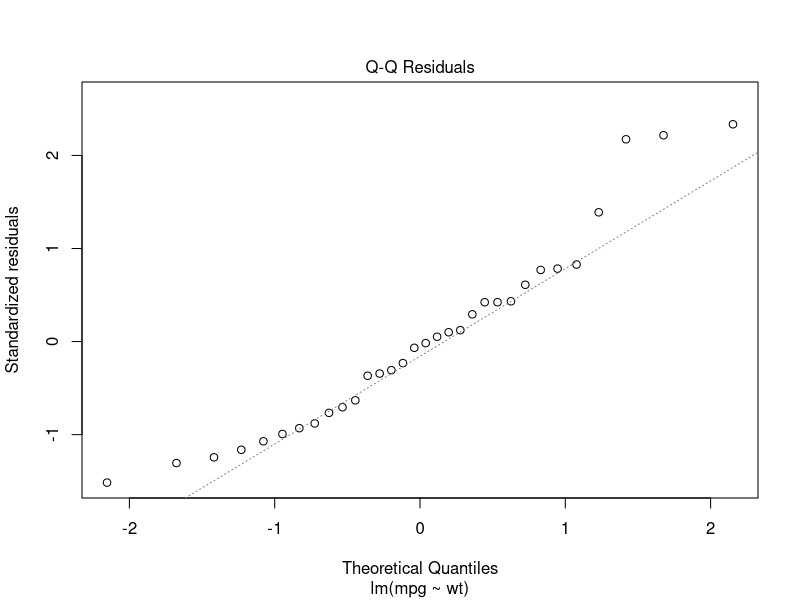
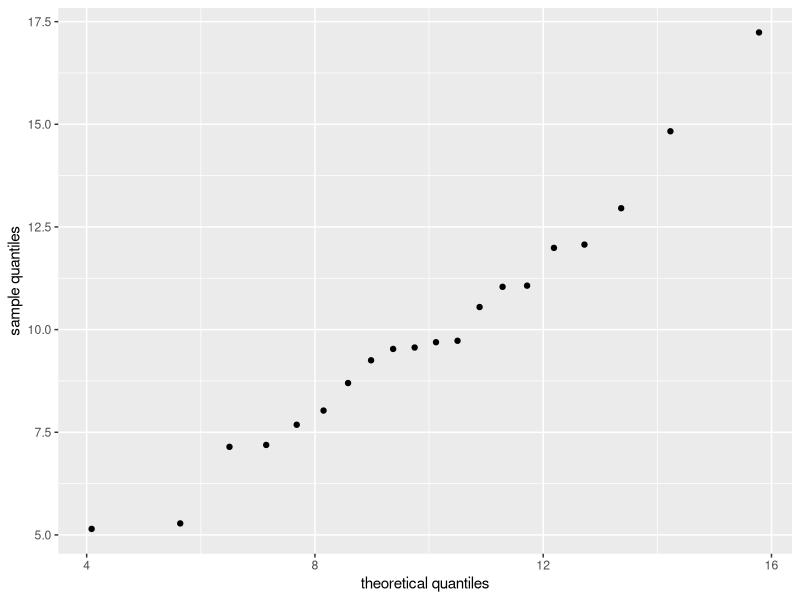
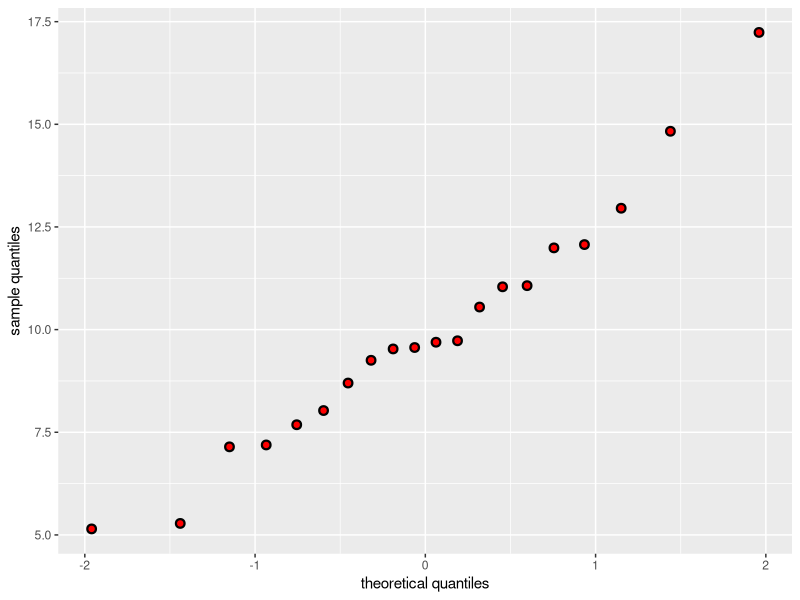
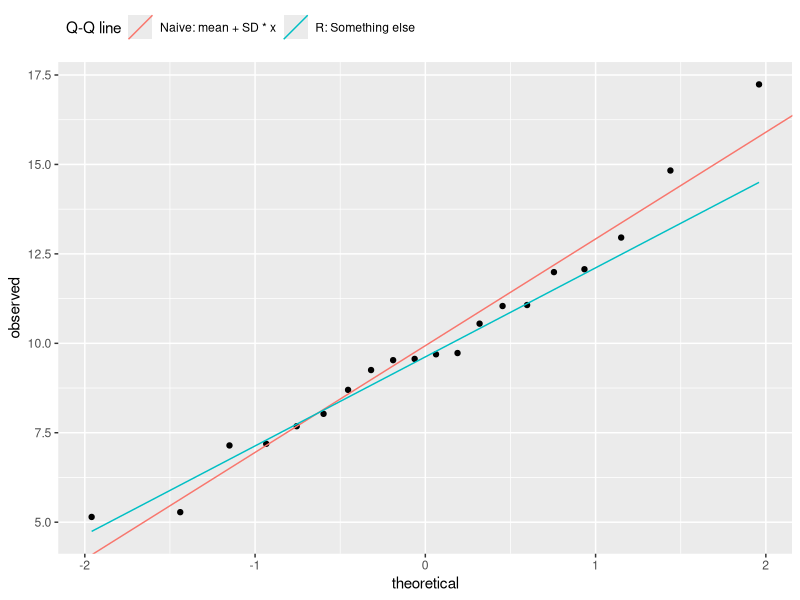

R code for these plots, in order: (Note: this script raises an error after producing the figures.)
## ---- chunk 1
knitr::opts_chunk$set(
  echo = TRUE, 
  fig.asp = NULL
)

knitr::opts_template$set(
  qq1 = list(fig.width = 3.5, fig.height = 3, out.width = "66%")
)
knitr::opts_template$set(
  qq3 = list(fig.width = 6, fig.height = 5, out.width = "80%")
)
## ---- chunk 2
plot(lm(mpg ~ wt, mtcars), which = 2, id.n = 0)
## ---- chunk 3
# generate data for this post
set.seed(20200825)
x <- sort(rnorm(20, 10, 3))

# naive quantiles
rank(x) / length(x)
## ---- chunk 4
# 0 and 1 quantiles of a normal distribution
qnorm(c(0, 1))
## ---- chunk 5
q <- (rank(x) - .5) / length(x)
q
## ---- chunk 6
ppoints
## ---- chunk 7
round(qnorm(q, 100, 15), 1)
## ---- chunk 8
qnorm(q, mean(x), sd(x))
## ---- chunk 9
library(tibble)
library(ggplot2)

d <- tibble(
  x = x, 
  quantile = ppoints(length(x)),
  x_theoretical = qnorm(q, mean(x), sd(x))
)

ggplot(d) + 
  geom_point(aes(x = x_theoretical, y = x)) +
  labs(
    x = "theoretical quantiles", 
    y = "sample quantiles"
  )
## ---- chunk 10
d$z_theoretical <- qnorm(d$quantile, 0, 1)

ggplot(d) + 
  geom_point(aes(x = z_theoretical, y = x), size = 3) +
  geom_qq(aes(sample = x), color = "red") + 
  labs(
    x = "theoretical quantiles", 
    y = "sample quantiles"
  )
## ---- chunk 11
p <- ggplot(d) + 
  geom_point(aes(x = z_theoretical, y = x)) + 
  geom_abline(
    aes(intercept = mean, slope = sd, color = "Naive: mean + SD * x"),
    data = tibble(sd = sd(d$x), mean = mean(d$x))
  ) +
  geom_qq_line(
    aes(sample = x, color = "R: Something else"),
    # use the abline glyph in the legend
    key_glyph = draw_key_abline
  ) +
  labs(
    color = "Q-Q line",
    x = "theoretical", 
    y = "observed"
  ) + 
  guides(color = guide_legend(nrow = 1)) +
  theme(legend.position = "top", legend.justification =  "left")
p
## ---- chunk 12
anchors <- tibble(
  x = qnorm(c(.25, .75)),
  y = quantile(d1$x, c(.25, .75))
)

p + 
  geom_point(
    aes(x = x, y = y), 
    data = anchors, 
    shape = 3, 
    size = 5, 
    stroke = 1.1, 
    color = "blue"
  )
## ---- chunk 13
p + 
  geom_abline(
    aes(intercept = mean, slope = sd, color = "Robust: median + IQR / 1.349  * x"),
    data = tibble(sd = IQR(d1$x) / 1.349, mean = median(d1$x))
  ) 
## ---- chunk 14
se_sorted <- function(z, sd, n) {
  dens_weighted <- sd / dnorm(z)
  dens_weighted * sqrt(pnorm(z) * (1 - pnorm(z)) / n)
}

band <- tibble(
  z = seq(-2.2, 2.2, length.out = 300),
  robust_sd = IQR(d1$x) / 1.349,
  mu = mean(d1$x) + z * sd(d1$x),
  mu2 = median(d1$x) + z * IQR(d1$x) / 1.349,
  se = se_sorted(z, sd(d1$x), length(d1$x)),
  robust_se =  (robust_sd / dnorm(z)) * 
    sqrt(pnorm(z) * (1 - pnorm(z)) / length(d1$x))
)

p + 
  geom_ribbon(
    aes(x = z, ymax = mu + 2 * se, ymin = mu - 2 * se), 
    data = band, 
    fill = NA, 
    color = "black"
  )
## ---- chunk 15
knitr::opts_chunk$set(eval = FALSE)
## ---- chunk 16
stat_worm <- function(
  mapping = NULL, 
  data = NULL,
  geom = "point", 
  position = "identity",
  ...,
  global = FALSE,
  na.rm = FALSE,
  show.legend = NA,
  inherit.aes = TRUE
) {
  layer(
    data = data,
    mapping = mapping,
    # the important line
    stat = StatWorm,
    geom = geom,
    position = position,
    show.legend = show.legend,
    inherit.aes = inherit.aes,
    params = list(
      global = global,
      na.rm = na.rm,
      ...
    ),
  )
}

## ---- chunk 17
StatWorm <- ggproto(
  "StatWorm", 
  Stat,
  default_aes = aes(
    y = after_stat(sample), 
    x = after_stat(theoretical)
  ),

  required_aes = c("sample"),

  setup_data = function(data, params) {
    data$global_n <- nrow(data)
    data$global_mean <- mean(data$sample)
    data$global_sd <- sd(data$sample)
    data$global_q <- ppoints(nrow(data))
    data
  },
  
  compute_group = function(data, scales, global = FALSE) {
    sample <- sort(data$sample)
    n <- length(sample)
    
    if (global) {
      quantiles <- sort(data$global_q)
      mean <- data$global_mean[1]
      sd <- data$global_sd[1]
    } else {
      quantiles <- ppoints(n)
      mean <- mean(sample)
      sd <- sd(sample)
    }
    scaled_theoretical <- qnorm(quantiles, mean, sd)
    theoretical <- qnorm(quantiles)
 
    data.frame(
      # sample_raw = sample,
      sample = sample - scaled_theoretical, 
      theoretical = theoretical
    )
  }
)

## ---- chunk 18
d1$groups <- rep(c("a", "b"), 10)
ggplot(d1) + 
  stat_worm(aes(sample = x), global = TRUE) + 
  facet_wrap("groups")
ggplot(d1) + 
  stat_worm(aes(sample = x), global = FALSE) + 
  facet_wrap("groups")

ggplot(d1) + 
  stat_worm(aes(sample = x), global = FALSE)

global <- TRUE
data <- StatWorm$setup_data(data.frame(sample = d1$x))

StatWorm$compute_group(data.frame(sample = d1$x))
## ---- chunk 19

## ---- chunk 20
actual <- tibble(
  x = sort(x), 
  quantile = (rank(x) - .5) / length(x)
)

theoretical <- tibble(
  id = 1:20,
  quantile = (rank(id) - .5) / length(id),
  z = qnorm(quantile)
)

dplyr::left_join(actual, theoretical, by = "quantile")
## ---- chunk 21
library(tibble)
library(ggplot2)


# Fox book page 38
d <- tibble(
  x, 
  z = as.vector(scale(x)), 
  i = rank(x), 
  p = (i - .5) / length(x), 
  q = qnorm(p)
)

ggplot(d) + stat_ecdf(aes(x = z)) + stat_function(fun = pnorm)
ggplot(d) + geom_point(aes(x = q, y = x))
ggplot(d) + geom_point(aes(x = q, y = z)) + geom_abline() 

mu = mean(x)
s2 = IQR(x) / 1.349
ggplot(d) + geom_point(aes(x = q, y = x)) + geom_abline(intercept = mu, slope = sd(x)) + geom_abline(intercept = mu, slope = s2, color = "blue") + geom_qq_line(aes(sample = x, color = "qq"))


ggplot(d) + geom_qq(aes(sample = z)) + geom_qq_line(aes(sample = z)) + geom_abline()
d2 <- qqnorm(x, plot.it = FALSE)

d2$x == d$q

qqline(x)

## ---- chunk 22



StatWorm$compute_group(data.frame(sample = 1:10))

ggplot(d1) + 
  aes(sample = x) +
  stat_qq() +
  stat_qq(distribution = "qcauchy", color = "pink")
